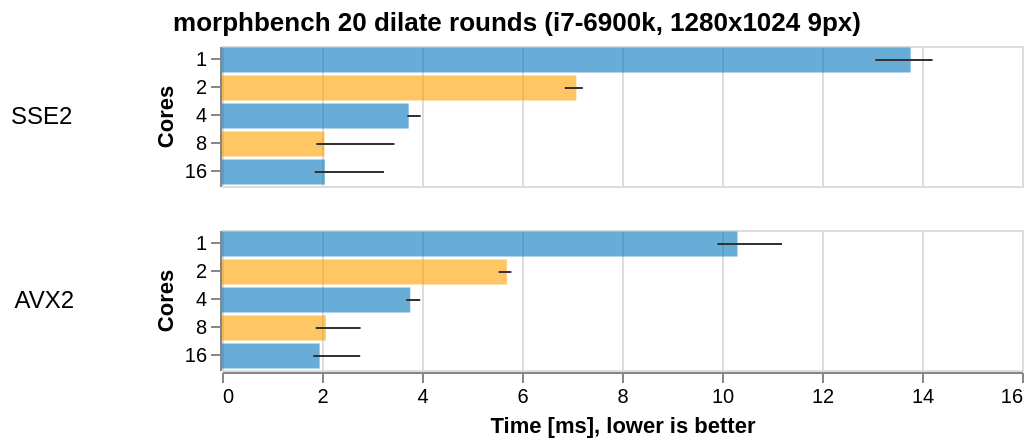

Express this chart as Vega-Lite.
### Vega-Lite specification from a JSON file in a GitHub repository (floating-point values rounded to 4 significant figures)
{"$schema": "https://vega.github.io/schema/vega-lite/v4.json", "title": {"text": "morphbench 20 dilate rounds (i7-6900k, 1280x1024 9px)", "anchor": "middle"}, "data": {"values": [{"set": "SSE2", "var": 1, "times": [13.79, 13.83, 13.8, 13.82, 14.2, 13.95, 13.99, 14.09, 13.95, 13.92, 13.92, 14.06, 13.15, 13.23, 13.34, 13.98, 14.1, 14.02, 14.01, 13.96, 13.84, 13.86, 13.85, 13.85, 13.4, 13.07, 13.26, 13.85, 14.03, 13.87, 13.84, 13.78, 13.97, 13.83, 14.05, 14.1, 13.22, 13.39, 13.67, 13.07, 13.27, 13.26, 13.92, 14.05, 14.18, 14.01, 14.04, 13.88, 13.95, 13.76, 13.26, 13.25, 14.12, 13.89, 13.88, 13.87, 14.03, 14.03, 13.99, 13.86, 13.86, 13.82, 13.35, 13.89, 13.82, 14.06, 14.04, 13.92, 13.94, 13.71, 13.67, 14.0, 13.35, 13.18, 14.07, 13.21, 13.19, 13.12, 14.21, 13.91, 13.89, 13.91, 13.87, 14.02, 13.76, 13.94, 13.89, 13.29, 13.31, 13.85, 13.91, 13.85, 14.0, 13.9, 13.85, 13.85, 13.7, 13.89, 13.18, 13.64]}, {"set": "SSE2", "var": 2, "times": [7.16, 7.152, 7.172, 7.168, 7.068, 7.149, 7.137, 7.163, 7.159, 7.124, 7.172, 7.099, 7.159, 7.138, 7.125, 7.128, 7.166, 7.171, 7.216, 7.094, 7.16, 7.121, 7.159, 7.088, 7.124, 7.117, 7.137, 7.133, 6.906, 6.927, 6.956, 6.968, 6.871, 7.068, 7.199, 7.093, 7.161, 7.126, 6.897, 7.128, 7.143, 7.16, 7.12, 7.122, 7.148, 7.152, 7.17, 7.16, 7.171, 7.159, 6.887, 7.157, 6.864, 6.937, 6.883, 6.936, 6.88, 6.876, 6.937, 6.878, 6.888, 6.868, 6.856, 6.876, 6.881, 6.869, 6.88, 6.889, 7.174, 7.134, 7.117, 7.17, 7.149, 7.149, 7.161, 7.176, 7.149, 7.152, 7.145, 7.192, 7.134, 7.126, 7.157, 7.142, 7.155, 7.144, 7.129, 7.117, 7.155, 7.13, 7.166, 7.136, 7.167, 7.109, 7.133, 7.152, 7.149, 7.191, 7.156, 7.125]}, {"set": "SSE2", "var": 4, "times": [3.808, 3.786, 3.841, 3.86, 3.793, 3.753, 3.738, 3.71, 3.718, 3.735, 3.719, 3.715, 3.747, 3.747, 3.72, 3.746, 3.722, 3.739, 3.732, 3.738, 3.742, 3.974, 3.721, 3.716, 3.723, 3.715, 3.711, 3.713, 3.721, 3.713, 3.715, 3.724, 3.718, 3.715, 3.732, 3.764, 3.718, 3.725, 3.719, 3.721, 3.717, 3.719, 3.713, 3.719, 3.72, 3.724, 3.72, 3.732, 3.72, 3.726, 3.727, 3.719, 3.72, 3.721, 3.715, 3.723, 3.732, 3.72, 3.761, 3.727, 3.713, 3.721, 3.716, 3.722, 3.715, 3.71, 3.755, 3.714, 3.721, 3.732, 3.717, 3.717, 3.724, 3.717, 3.707, 3.729, 3.716, 3.715, 3.732, 3.718, 3.718, 3.715, 3.711, 3.723, 3.72, 3.724, 3.715, 3.715, 3.735, 3.714, 3.717, 3.723, 3.763, 3.76, 3.728, 3.717, 3.72, 3.723, 3.72, 3.966]}, {"set": "SSE2", "var": 8, "times": [2.123, 1.952, 1.989, 1.926, 1.944, 3.193, 1.955, 2.003, 1.99, 1.975, 1.934, 1.951, 1.958, 1.93, 1.93, 1.934, 1.926, 1.928, 2.216, 3.211, 1.918, 1.95, 1.921, 1.969, 1.938, 1.924, 1.935, 1.929, 1.946, 1.93, 1.903, 1.932, 1.893, 1.897, 2.047, 1.893, 1.918, 1.913, 1.894, 1.895, 3.415, 1.897, 1.921, 1.898, 1.944, 2.066, 1.905, 1.898, 1.936, 1.987, 1.902, 1.896, 1.961, 1.907, 3.428, 1.92, 3.43, 1.922, 1.913, 1.901, 1.914, 3.099, 1.96, 2.001, 1.911, 3.45, 1.885, 1.906, 1.907, 2.044, 1.935, 2.071, 1.905, 2.012, 1.913, 1.915, 1.909, 3.086, 1.912, 1.914, 1.899, 1.933, 2.101, 2.008, 1.986, 1.921, 1.905, 1.899, 1.901, 1.909, 1.909, 1.903, 1.909, 2.017, 1.905, 1.91, 1.914, 1.912, 1.887, 1.935]}, {"set": "SSE2", "var": 16, "times": [1.97, 2.314, 2.193, 3.075, 1.987, 2.039, 1.858, 1.872, 1.913, 1.985, 1.874, 2.147, 2.152, 2.177, 1.98, 1.978, 2.147, 2.18, 2.481, 2.142, 2.083, 2.474, 1.97, 1.876, 1.886, 1.88, 1.897, 1.887, 1.998, 1.936, 1.904, 1.889, 1.93, 1.957, 1.878, 1.871, 1.869, 1.892, 2.116, 1.982, 1.965, 2.431, 2.442, 2.163, 2.187, 1.965, 2.95, 2.001, 2.139, 2.188, 1.917, 1.898, 1.896, 2.188, 2.155, 1.93, 1.881, 1.984, 2.445, 3.241, 1.969, 1.958, 1.952, 1.877, 2.124, 2.188, 1.949, 1.962, 1.968, 1.881, 1.942, 1.948, 1.894, 1.88, 1.907, 1.909, 1.965, 1.891, 1.969, 1.956, 1.964, 2.187, 1.96, 1.864, 1.852, 1.865, 2.133, 2.16, 1.968, 1.869, 1.88, 1.863, 2.029, 1.963, 1.865, 1.941, 2.172, 2.528, 2.466, 2.325]}, {"set": "AVX2", "var": 1, "times": [10.91, 10.87, 11.07, 10.5, 10.17, 10.26, 10.24, 10.05, 10.29, 10.18, 9.945, 10.36, 10.78, 9.969, 10.21, 10.09, 9.954, 10.06, 9.978, 10.12, 10.14, 10.08, 11.15, 10.07, 10.22, 10.15, 10.07, 10.35, 10.23, 9.984, 10.24, 10.39, 10.74, 10.21, 10.18, 10.07, 10.2, 10.2, 10.23, 10.11, 10.2, 10.55, 10.35, 10.69, 10.26, 10.11, 10.11, 10.16, 10.01, 10.26, 10.2, 10.71, 10.49, 10.3, 10.42, 10.11, 10.38, 10.07, 10.18, 10.24, 10.22, 11.2, 11.15, 11.2, 10.65, 10.26, 10.34, 9.909, 10.34, 10.27, 10.47, 10.43, 10.23, 10.23, 10.29, 10.1, 9.984, 10.06, 10.29, 10.0, 10.74, 10.34, 10.18, 10.39, 10.25, 11.16, 9.989, 10.19, 10.26, 10.04, 10.93, 10.54, 9.916, 10.28, 10.19, 10.04, 10.38, 10.04, 10.39, 10.26]}, {"set": "AVX2", "var": 2, "times": [5.759, 5.778, 5.787, 5.76, 5.749, 5.617, 5.627, 5.572, 5.58, 5.563, 5.549, 5.564, 5.57, 5.686, 5.784, 5.775, 5.718, 5.758, 5.689, 5.76, 5.742, 5.709, 5.736, 5.73, 5.766, 5.744, 5.633, 5.533, 5.548, 5.596, 5.764, 5.707, 5.725, 5.709, 5.756, 5.776, 5.743, 5.773, 5.715, 5.75, 5.745, 5.752, 5.745, 5.737, 5.613, 5.545, 5.544, 5.681, 5.71, 5.746, 5.745, 5.744, 5.742, 5.723, 5.753, 5.716, 5.737, 5.762, 5.718, 5.769, 5.701, 5.753, 5.539, 5.538, 5.542, 5.75, 5.762, 5.755, 5.71, 5.756, 5.699, 5.746, 5.763, 5.722, 5.749, 5.725, 5.743, 5.786, 5.738, 5.716, 5.538, 5.548, 5.578, 5.557, 5.764, 5.681, 5.778, 5.695, 5.761, 5.738, 5.729, 5.747, 5.729, 5.755, 5.74, 5.691, 5.746, 5.636, 5.542, 5.546]}, {"set": "AVX2", "var": 4, "times": [3.808, 3.789, 3.78, 3.772, 3.797, 3.787, 3.828, 3.764, 3.787, 3.746, 3.763, 3.772, 3.793, 3.718, 3.765, 3.742, 3.762, 3.739, 3.806, 3.748, 3.738, 3.769, 3.766, 3.748, 3.761, 3.748, 3.762, 3.748, 3.747, 3.757, 3.758, 3.755, 3.775, 3.794, 3.794, 3.79, 3.764, 3.768, 3.76, 3.75, 3.751, 3.965, 3.699, 3.744, 3.759, 3.738, 3.775, 3.756, 3.755, 3.813, 3.776, 3.793, 3.831, 3.704, 3.753, 3.775, 3.805, 3.72, 3.683, 3.723, 3.82, 3.804, 3.745, 3.794, 3.743, 3.74, 3.746, 3.788, 3.778, 3.76, 3.776, 3.745, 3.795, 3.765, 3.749, 3.744, 3.732, 3.724, 3.732, 3.691, 3.749, 3.812, 3.756, 3.779, 3.732, 3.749, 3.739, 3.753, 3.749, 3.74, 3.748, 3.749, 3.806, 3.742, 3.795, 3.815, 3.799, 3.768, 3.77, 3.774]}, {"set": "AVX2", "var": 8, "times": [2.219, 1.912, 1.949, 1.918, 1.909, 1.914, 1.922, 1.942, 1.992, 1.919, 1.935, 2.003, 1.941, 1.928, 1.922, 1.945, 1.925, 1.917, 2.772, 1.905, 1.908, 1.903, 2.724, 1.91, 1.907, 2.69, 2.72, 2.739, 2.745, 2.757, 2.763, 2.707, 2.737, 2.731, 2.709, 2.733, 2.732, 1.889, 1.904, 1.884, 1.897, 1.903, 1.898, 1.904, 1.898, 1.901, 2.09, 1.899, 1.902, 1.898, 1.892, 1.898, 2.744, 1.899, 1.897, 1.898, 1.901, 1.895, 1.897, 1.901, 1.892, 2.737, 2.71, 1.891, 1.892, 1.895, 1.896, 1.893, 2.098, 1.938, 1.89, 1.893, 1.904, 1.898, 1.877, 1.89, 1.894, 1.897, 1.894, 1.898, 1.895, 1.893, 1.889, 1.898, 1.895, 2.075, 1.898, 1.893, 1.889, 1.898, 1.875, 1.914, 1.887, 1.885, 1.889, 1.884, 1.899, 2.699, 2.698, 2.699]}, {"set": "AVX2", "var": 16, "times": [1.992, 1.974, 1.949, 1.876, 1.85, 1.877, 1.942, 1.933, 1.919, 1.887, 1.848, 1.948, 1.944, 1.98, 1.849, 1.939, 1.958, 2.764, 1.847, 1.869, 1.927, 1.835, 1.852, 1.927, 2.165, 1.84, 1.945, 1.921, 1.898, 1.844, 1.951, 1.931, 1.846, 1.835, 1.927, 1.832, 1.84, 1.833, 1.832, 1.927, 1.847, 1.845, 1.849, 1.921, 1.839, 1.931, 1.837, 1.968, 1.825, 1.912, 1.925, 1.846, 1.907, 1.947, 2.745, 2.744, 2.739, 2.754, 2.142, 1.927, 1.83, 1.904, 1.942, 1.831, 1.926, 1.85, 1.827, 1.855, 1.92, 1.829, 1.846, 1.928, 1.832, 1.907, 2.386, 1.919, 1.9, 1.843, 1.85, 1.928, 2.111, 1.831, 1.934, 1.933, 1.828, 1.84, 1.842, 1.857, 1.834, 1.852, 1.919, 2.723, 1.827, 1.837, 1.912, 1.84, 2.078, 1.963, 1.903, 1.828]}]}, "transform": [{"flatten": ["times"]}, {"aggregate": [{"op": "min", "field": "times", "as": "timem"}, {"op": "max", "field": "times", "as": "timex"}, {"op": "mean", "field": "times", "as": "timean"}], "groupby": ["set", "var"]}], "facet": {"row": {"field": "set", "type": "nominal", "header": {"title": "", "labelAngle": 0, "labelFontSize": 12}, "sort": ["SSE2, 8k", "AVX2, 8k", "SSE2, SXGA", "AVX2, SXGA"]}}, "spec": {"encoding": {"y": {"field": "var", "type": "ordinal", "axis": {"title": "Cores"}, "sort": "ascending"}}, "layer": [{"mark": {"type": "bar", "opacity": 0.6}, "height": {"step": 14}, "encoding": {"x": {"field": "timean", "type": "quantitative"}, "color": {"field": "var", "type": "ordinal", "scale": {"range": ["#0277bd", "#ffa000"]}, "legend": null, "sort": "ascending"}}}, {"width": 400, "mark": {"type": "errorbar", "color": "#333"}, "encoding": {"x": {"field": "timem", "type": "quantitative", "axis": {"title": "Time [ms], lower is better", "grid": true}}, "x2": {"field": "timex"}, "size": {"value": 2}}}]}}
